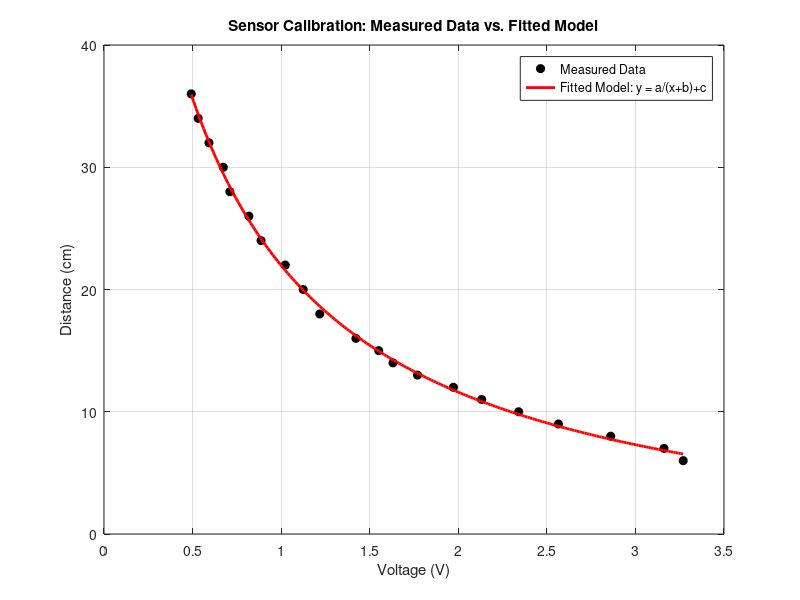

MATLAB code for this plot:
% psd_plot.m
% Author: N.T.THANG HCMUT
% Date: 09/11/2025
%
% Description:
% This script implements Program 6-2 from the textbook (Section 6.2).
% Its purpose is to perform a Linear Least Squares fit on
% experimental (Distance, Voltage) data.
%
% It calculates the coefficients 'a', 'b', and 'c' for the
% non-linear sensor model:
%
%   y = a / (x + b) + c
%
% where:
%   y = distance (cm)
%   x = voltage (V)
%
% The script uses the mathematical trick of linearizing the problem:
% y = a/(x+b) + c  =>  (y-c)(x+b) = a  =>  xy + by - cx - cb = a
% =>  xy = cx - by + (a+bc)
%
% This is a linear system of the form Y_i = [x_i, y_i, 1] * [c; -b; a+bc]
% We solve this using MATLAB's ' \' (mldivide) operator.
%

%% 1. ENVIRONMENT INITIALIZATION
clear;
clc;
close all;

disp('Starting Sensor Calibration (Program 6-2)...');

%% 2. DATA INPUT
% --- IMPORTANT ---
% You MUST replace the data below with the (distance, voltage)
% pairs you measured using 'psd_test.m'.
% The data from the book is included here as a default example.
%
% Format: [ distance_cm , voltage_V ]
%
my_data = [
    6, 3.269765;
    7, 3.161251;
    8, 2.860401;
    9, 2.565210;
    10, 2.340802;
    11, 2.131994;
    12, 1.972542;
    13, 1.769717;
    14, 1.631310;
    15, 1.550665;
    16, 1.422121;
    18, 1.218025;
    20, 1.124497;
    22, 1.023128;
    24, 0.886716;
    26, 0.817967;
    28, 0.710782;
    30, 0.673470;
    32, 0.592493;
    34, 0.531564;
    36, 0.492551
];

% Extract x (voltage) and y (distance)
x = my_data(:, 2); % Voltage [V]
y = my_data(:, 1); % Distance [cm]

disp(['Loaded ' num2str(length(y)) ' data points.']);

%% 3. LEAST SQUARES CALCULATION
% This is the core of Program 6-2 [cite: 16573-16583]
N = length(x);

% Construct the 'A' matrix for the linear problem AX = Y
% A_i = [x_i, y_i, 1]
A = [x, y, ones(N, 1)];

% Construct the 'Y' vector
% Y_i = x_i * y_i
Y = x .* y;

% Solve the linear least-squares problem for X = [c; -b; a+bc]
% This is the "magic" line [cite: 16583].
X_solution = A \ Y;

%% 4. PARAMETER RECOVERY
% Extract the original 'a, b, c' parameters from the solution vector X
% X_solution(1) = c
% X_solution(2) = -b
% X_solution(3) = a + b*c
c = X_solution(1);
b = -X_solution(2);
a = X_solution(3) - (b * c); % a = X3 - b*c

% Display the results
disp('--- Calibration Complete ---');
disp('Found parameters for: y = a / (x + b) + c');
fprintf('a = %f\n', a);
fprintf('b = %f\n', b);
fprintf('c = %f\n', c);

% These values 'a, b, c' MUST be saved and used inside your
% Simulink model (e.g., in the 'Vol to cm' block in Fig 6.20)

%% 5. PLOTTING & VERIFICATION
% Create a smooth voltage vector for plotting the fitted curve
x_fit = linspace(min(x), max(x), 200);

% Calculate the distance 'y' using our new 'a,b,c' model
y_fit = a ./ (x_fit + b) + c;

% Create the verification plot (matches Fig 6.13)
figure('Name', 'PSD Sensor Calibration Curve');
plot(x, y, 'ko', 'MarkerFaceColor', 'k', 'MarkerSize', 6); % Measured data
hold on;
plot(x_fit, y_fit, 'r-', 'LineWidth', 2); % Calculated (fitted) curve
grid on;
xlabel('Voltage (V)');
ylabel('Distance (cm)');
title('Sensor Calibration: Measured Data vs. Fitted Model');
legend('Measured Data', 'Fitted Model: y = a/(x+b)+c');
axis([0 3.5 0 40]); % Match textbook axes